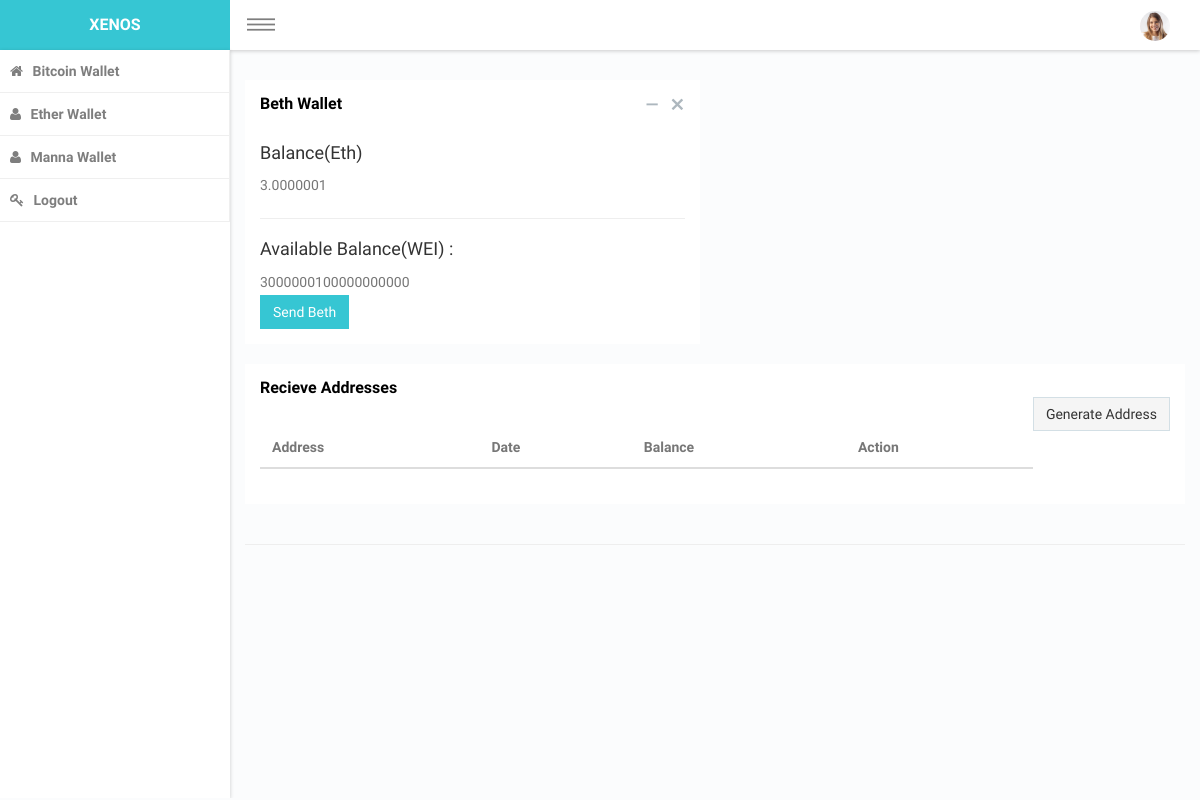
The page /office/wallet/beth/ (signed in) on the database as committed earlier.
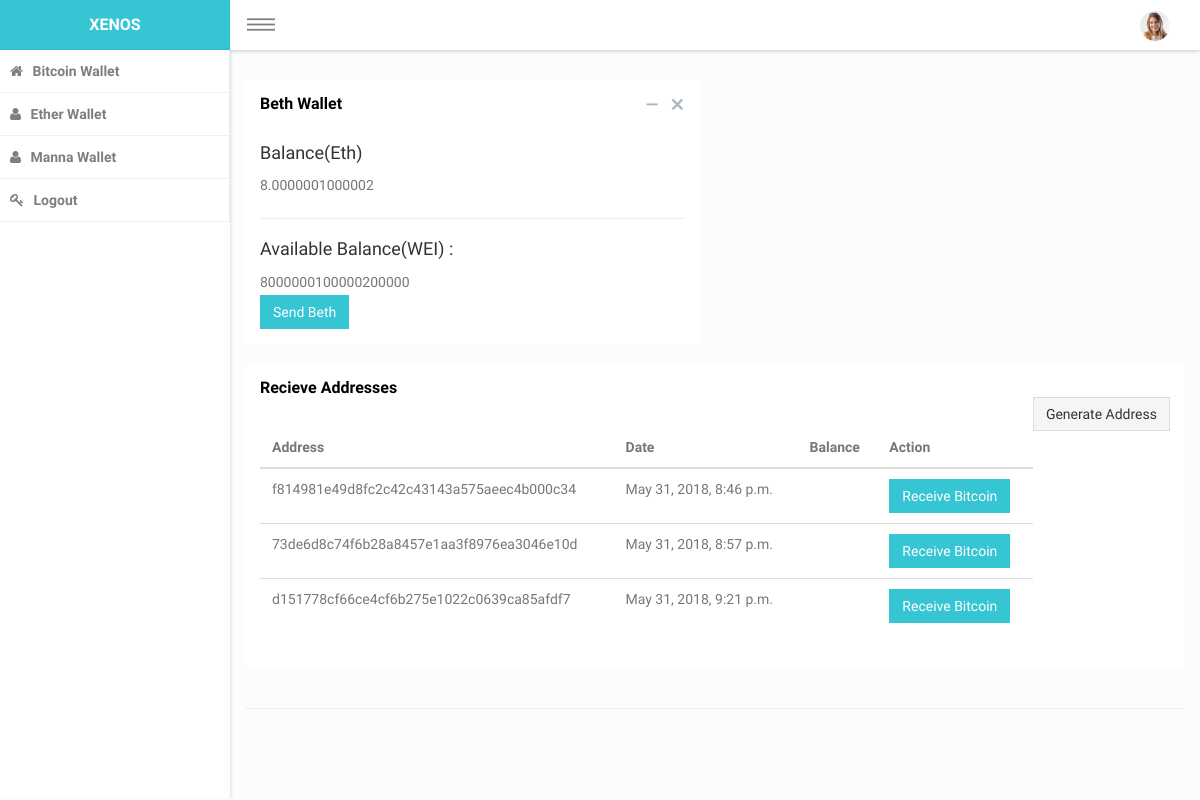
The same page on the database as committed later.
### dash/models.py (models this page shows, shortened)
class Wallet(models.Model):
    coin=models.CharField(max_length=100, choices=(('btc','btc'),('eth','Ether'),('beth','BETH') ,
                                                   ('bcy', 'bcy'), ('MAN', 'Manna') ))
    main_balance=models.IntegerField(default=0)
    owner=models.ForeignKey(User,on_delete=models.CASCADE)
    status=models.BooleanField(default=False)
    network=models.CharField(max_length=200, null=True, default='test')

class Address(models.Model):
    address=models.CharField(max_length=200, null=True)
    wallet=models.ForeignKey(Wallet, on_delete=models.CASCADE)
    private_key_wif=models.TextField(null=True)
    private_key_hex=models.TextField(null=True)
    public_key=models.TextField(null=True)
    created_date=models.DateTimeField(auto_now_add=True, null=True)
    balance=models.IntegerField(default=0)

### dash/views.py (the view)
# urls.py: path('wallet/<str:coin_symbol>/', views.WalletView, name='match'),
class WalletView(LoginRequiredMixin, View):
    def get(self, request, *args, **kwargs):
        coin_symbol=kwargs.pop('coin_symbol')
        try:
            wallet=Wallet.objects.get(Q(owner=request.user), coin=coin_symbol)
            balance=wallet.main_balance
            coin_balance=balance/settings.WEI
        except Wallet.DoesNotExist:
            raise Http404()
        addr=Address.objects.filter(wallet=wallet)
        return render(request, 'wallet_admin/wallet.html', {'addr':addr,'coin_symbol':coin_symbol,
                                                            'balance':balance, 'coin_balance':coin_balance})

### dash/templates/wallet_admin/wallet.html (shortened to what this page needs)
{% extends 'wallet_admin/base.html' %}
{% load static %}
{% block content %}
 <div class="container">
     <div class="row">
          <div class="col-sm-6">
                                <div class="panel">
                                    <header class="panel-heading">
                                        <div class="panel-actions">
                                            <a href="#" class="panel-action panel-action-toggle" data-panel-toggle=""></a>
                                            <a href="#" class="panel-action panel-action-dismiss" data-panel-dismiss=""></a>
                                        </div>
                                        <h2 class="panel-title"><span style="text-transform: capitalize">{{coin_symbol}}</span> Wallet </h2>
                                    </header>
                                    <div class="panel-body">
                                        <h4 class="panel-subtitle">Balance(Eth) </h4><span class="helping-text">{{coin_balance}}</span>
                                        <hr>
                                        <h4 >Available Balance(WEI) :</h4>
                                        <span class="helping-text">{{balance}}</span>
                                        <div class="row">
                                            <div class="col-sm-3">
                                                <a href="/office/send_coin/?coin_symbol={{coin_symbol}}" class="btn btn-primary">Send <span style="text-transform: capitalize">{{coin_symbol}}</span></a>
                                            </div>
                                        </div>
                                        </div>
                                    </div>
     </div>
 </div>
     <div class="row">
         <div class="col-sm-12">
                                     <div class="panel">
                                    <header class="panel-heading">
                                        <h2 class="panel-title">Recieve Addresses</h2>
                                        <a href="{% url 'dash:generate_addr' %}?coin_symbol={{coin_symbol}}" class="btn btn-default pull-right">Generate Address</a>
                                    </header>
                                    <div class="panel-body">
                                      <div class="table-responsive">
                                <table class="table table-hover">
                                    <thead>
                                        <tr>
                                            <th>Address</th>
                                            <th>Date</th>
                                            <th>Balance</th>
                                            <th>Action</th>
                                        </tr>
                                    </thead>
                                    <tbody>
                                        {% for addr in addr %}
											<tr>
                                              <td>{{addr.address}}</td>
											  <td>{{addr.created_date}}</td>
											  <td>{{addr.amount}}</td>
                                                <td><a href="/office/receive_coin?addr_id={{addr.id}}" class="btn btn-primary">Receive Bitcoin</a></td>
                                            </tr>
											{% endfor %}
                                    </tbody>
                                   </table>
                                </div>
                            </div>
                        </div>
                    </div>
                </div>
                 <hr>
     </div>
 </div>
{% endblock %}

### dash/templates/wallet_admin/base.html (shortened to what this page needs)
{% load static %}
<!DOCTYPE html>
<html lang="en">
<head>
        <link href="{% static 'assets/plugins/bootstrap/css/bootstrap.min.css' %} " rel="stylesheet">
        <link href="{% static 'assets/plugins/hoe-nav/hoe.css' %}" rel="stylesheet ">
        <link href="{% static 'assets/plugins/ionicons/css/ionicons.min.css' %}" rel="stylesheet">
        <link href="{% static 'assets/plugins/font-awesome/css/font-awesome.min.css' %}" rel="stylesheet">
        <link href="{% static 'assets/css/style.css'%} " rel="stylesheet">
        <link href="{% static 'assets/plugins/dropzone/dropzone.css' %} " rel="stylesheet">
    </head>
    <body hoe-navigation-type="vertical" hoe-nav-placement="left" theme-layout="wide-layout">
        <div id="hoeapp-wrapper" class="hoe-hide-lpanel" hoe-device-type="desktop">
            <header id="hoe-header" hoe-lpanel-effect="shrink">
                <div class="hoe-left-header">
                    <a href="#"> X<span>ENOS</span></a>
                </div>
                <div class="hoe-right-header" hoe-position-type="relative">
                    <ul class="right-navbar navbar-right">
                        <li class="dropdown">
                            <a href="#" data-toggle="dropdown" class="dropdown-toggle"><img src="assets/images/avtar.png" alt="" width="30" class="img-circle"> {{request.user.first_name}}</a>
                        </li>
                    </ul>
                </div>
            </header>
            <div id="hoeapp-container" hoe-color-type="lpanel-bg7" hoe-lpanel-effect="shrink">
                <aside id="hoe-left-panel" hoe-position-type="absolute">
                    <ul class="nav panel-list">
                        <li>
                            <a href="/office/">
                                <i class="fa fa-home"></i>
                                <span class="menu-text">Bitcoin Wallet</span>
                            </a>
                        </li>
                        <li>
                            <a href="/office/profile">
                                <i class="fa fa-user"></i>
                                <span class="menu-text">Ether Wallet</span>
                            </a>
                        </li>
                         <li>
                            <a href="/office/profile">
                                <i class="fa fa-user"></i>
                                <span class="menu-text">Manna Wallet</span>
                            </a>
                        </li>
                         <li>
                            <a href="/account/logout/">
                                <i class="fa fa-key"></i>
                                <span class="menu-text">Logout</span>
                            </a>
                        </li>
                    </ul>
                </aside>
                <section id="main-content">
                    <div class="space-30"></div>
                    {% block content %}{% endblock %}
                    <div class="footer">
                        <div class="row">
                            <div class="col-sm-12">
                                <span>&copy; Copyright 2016. Assan</span>
                            </div>
                        </div>
                    </div>
            </div>
    </body>
</html>

### acc/static/assets/css/style.css (style rules this page uses)
body, #hoeapp-wrapper { font-family: "Source Sans Pro", sans-serif; font-weight: 400; font-size: 14px; line-height: 26px; -webkit-text-size-adjust: 100%; -moz-osx-font-smoothing: grayscale; -webkit-font-smoothing: antialiased; color: #777; background-color: #fbfcfd; }
a { color: #36c6d3; }
a, button { -moz-transition: all 0.3s; -o-transition: all 0.3s; -webkit-transition: all 0.3s; transition: all 0.3s; text-decoration: none; }
a, a:hover, a:focus, button:hover, button:focus { outline: 0 !important; text-decoration: none; }
h1, h2, h3, h4, h5, h6 { letter-spacing: 0px; margin-top: 0px; color: #333; font-weight: 700; }
h2 { font-size: 28px; }
h4 { font-size: 18px; }
h4, h5, h6 { font-weight: 400; }
.space-30 { width: 100%; height: 30px; }
#main-content { padding-bottom: 30px; }
#main-content .container { width: 100%; padding-bottom: 0px; }
.btn { font-size: 14px; text-transform: capitalize; font-weight: 400; -webkit-border-radius: 0px; -moz-border-radius: 0px; -ms-border-radius: 0px; border-radius: 0px; border: 1px solid; }
.btn-default { border: 1px solid rgba(197, 214, 222, 0.7); background-color: #f5f5f5; }
.btn-primary { background-color: #36c6d3; border-color: #36c6d3; color: #fff; }
.hoe-right-header ul > li { margin-right: 15px; }
.hoe-right-header ul > li img { margin-right: 5px; }
.hoe-right-header ul > li > a { color: #999; line-height: 50px; display: block; padding: 0px 10px; }
.hoe-right-header .right-navbar { margin-right: 0px; padding-right: 0px !important; }
.hoe-right-header .right-navbar > li { vertical-align: middle; }
#hoeapp-wrapper { font-family: "Source Sans Pro", sans-serif; }
#hoe-left-panel .panel-list > li > a, #hoe-left-panel .panel-list ul.hoe-sub-menu li > a { padding: 8px 10px; }
.hoe-left-header { background-color: #36c6d3; }
#hoe-left-panel .panel-list > li > a { text-transform: capitalize; font-weight: 600; font-size: 14px; }
.panel { -webkit-border-radius: 0px; -moz-border-radius: 0px; -ms-border-radius: 0px; border-radius: 0px; -webkit-box-shadow: none; -moz-box-shadow: none; -ms-box-shadow: none; box-shadow: none; border: 0; }
.panel .panel-heading { -webkit-border-radius: 0px; -moz-border-radius: 0px; -ms-border-radius: 0px; border-radius: 0px; border-bottom: 0px; padding: 15px; position: relative; }
.panel .panel-heading .panel-title { font-weight: 600; margin-bottom: 0px; text-transform: capitalize; color: #000; }
.panel .panel-heading .panel-actions { right: 10px; position: absolute; top: 12px; }
.panel .panel-heading .panel-actions > a { font-size: 15px; display: block; float: left; color: #adb7be; margin: 0px 7px; }
.panel-action-toggle, .panel-action-dismiss { font-family: 'IonIcons'; }
.panel-action-toggle:before { content: "\f209"; }
.panel-action-dismiss:before { content: "\f12a"; }
.form-control, .form-control:focus, .input-error .form-control:focus, .input-success .form-control:focus, .input-warning .form-control:focus, .navbar-collapse, .navbar-form, .navbar-form-custom .form-control:focus, .navbar-form-custom .form-control:hover, .open .btn.dropdown-toggle, .panel, .popover, .progress, .progress-bar { -webkit-box-shadow: none; -moz-box-shadow: none; -ms-box-shadow: none; box-shadow: none; }
.table > tbody > tr > td, .table > tbody > tr > th, .table > tfoot > tr > td, .table > tfoot > tr > th, .table > thead > tr > td, .table > thead > tr > th { padding: 10px 12px; }
.footer { height: 35px; bottom: 0px; left: 0; line-height: 35px; position: absolute; padding: 0px 15px; width: 100%; }

Rows that differ between the two databases and show on the page:
added Address: address "f814981e49d8fc2c42c43143a575aeec4b000c34", created_date "May 31, 2018, 8:46 p.m."
added Address: address "73de6d8c74f6b28a8457e1aa3f8976ea3046e10d", created_date "May 31, 2018, 8:57 p.m."
added Address: address "d151778cf66ce4cf6b275e1022c0639ca85afdf7", created_date "May 31, 2018, 9:21 p.m."
Other text that changed with them:
{{ coin_balance }}: "3.0000001" → "8.0000001000002"
{{ balance }}: "3000000100000000000" → "8000000100000200000"
